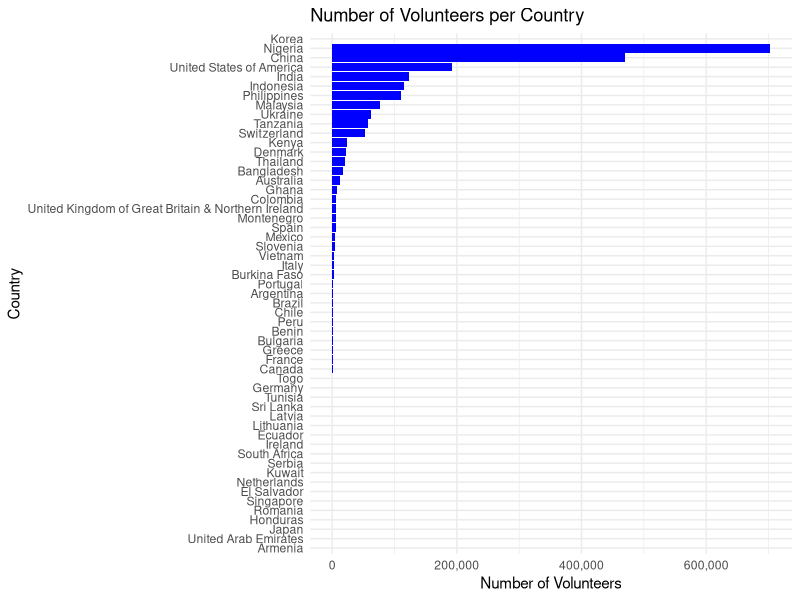
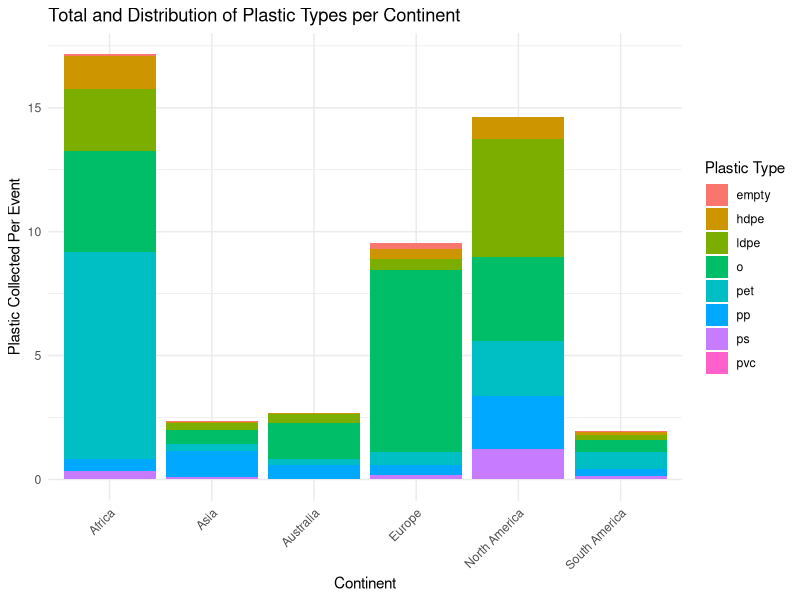

Here is the R script that generated these plots, in order:
## ---- chunk 1
require("knitr")
#opts_knit$set(root.dir = ) #use this to set your working directory so knitr understands it. By default the working directory is the same folder as where this Rmd document is saved on your computer
## ---- chunk 2
#read data
country_totals <- read.csv("countrytotals.csv", stringsAsFactors = FALSE)
head(country_totals)
#checking the structure of the data
str(country_totals)
#checking the names of the columns included in this data
colnames(country_totals)
## ---- chunk 3
#descending order of total plastic pieces in each country
country_totals_sorted <- country_totals[order(country_totals$total, decreasing = TRUE), ]

#top 5 countries with the most plastic trash
top_5_countries <- head(country_totals_sorted, 5)
top_5_countries
## ---- chunk 4
library(ggplot2)

## ---- chunk 5
library(scales)
ggplot(country_totals, aes(x = reorder(country, volunteers), y = volunteers)) +
  geom_bar(stat = "identity", fill = "blue") +
  scale_y_continuous(labels = scales::comma) +
  labs(title = "Number of Volunteers per Country",
       x = "Country",
       y = "Number of Volunteers") +
#had to flip the coordinates given the names were overlapping 
  coord_flip() +  
  theme_minimal()


## ---- chunk 6
#adding a column for plastic collected per event
country_totals$plastic_per_event <- country_totals$total / country_totals$num_events
country_totals



## ---- chunk 7
#data sorteed by plastic_per_event in descending order
worst_polluted_countries <- country_totals[order(country_totals$plastic_per_event, decreasing = TRUE), ]

#top 5 countries with the worst plastic pollution
top_5_worst <- head(worst_polluted_countries, 5)
top_5_worst


## ---- chunk 8
#read in the continent types.csv file
continent_types <- read.csv("continenttypes.csv", stringsAsFactors = FALSE)
head(continent_types)
str(continent_types)
colnames(continent_types)

## ---- chunk 9
#adds column for total plastic collected per event
continent_types$plastic_per_event <- continent_types$total / continent_types$events
head(continent_types)

## ---- chunk 10
library(ggplot2)
#stcakced bar plot
ggplot(continent_types, aes(x = continent, y = plastic_per_event, fill = plastic_type)) +
  geom_bar(stat = "identity", position = "stack") +
  
  scale_y_continuous(labels = scales::comma) +  #adding commas for large values
  labs(title = "Total and Distribution of Plastic Types per Continent",
       
       
       x = "Continent",
       y = "Plastic Collected Per Event",
       
       fill = "Plastic Type") +
  theme_minimal() +
  theme(axis.text.x = element_text(angle = 45, hjust = 1))  #online result of the code to rotate x-axis labels

